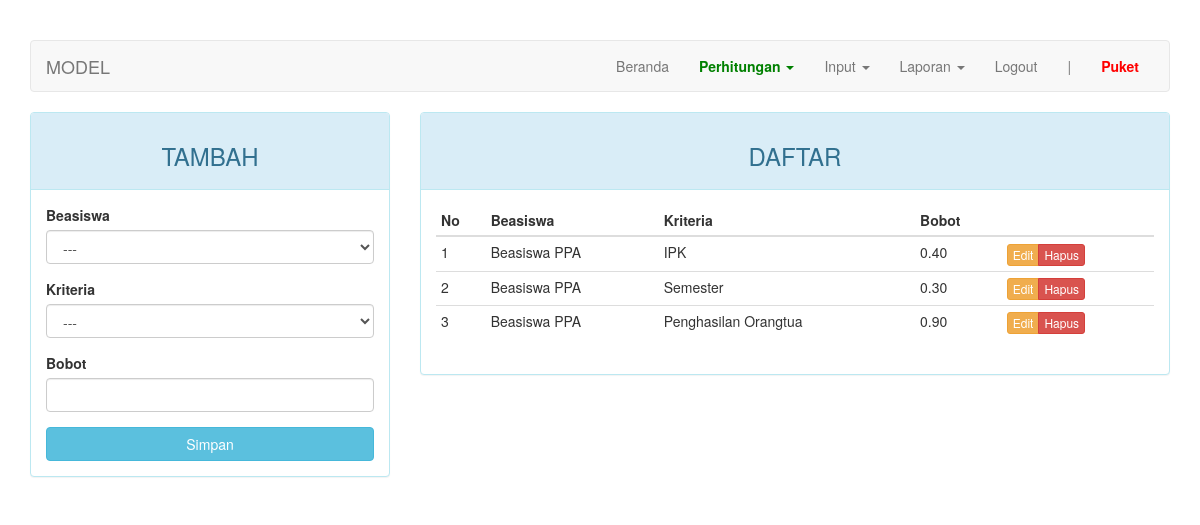
The page /index.php?page=model (signed in) on the database as committed earlier.
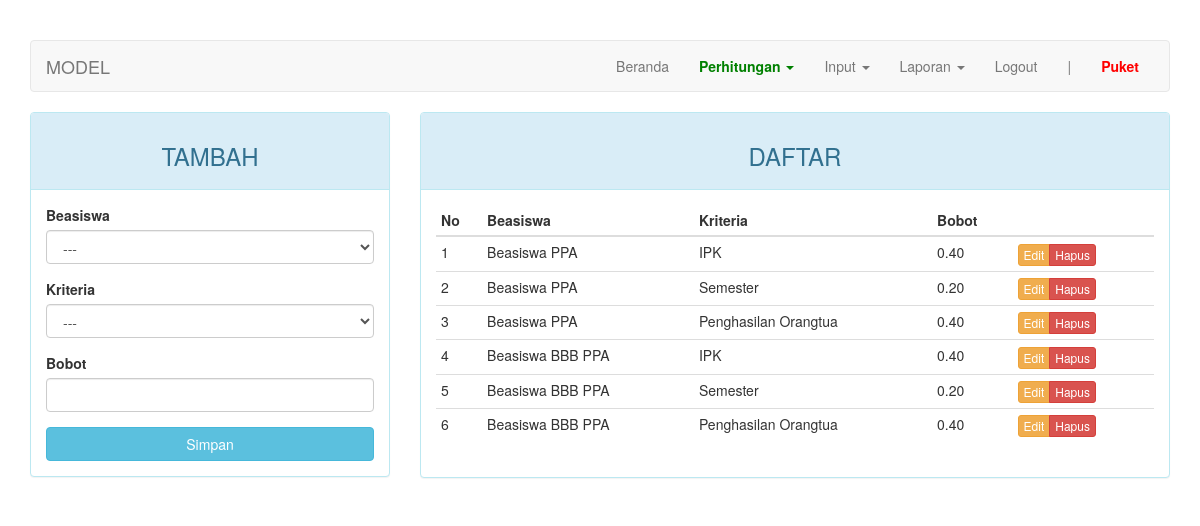
The same page on the database as committed later.
### tables this page shows
CREATE TABLE `model` (
  `kd_model` int(11) NOT NULL,
  `kd_beasiswa` int(11) NOT NULL,
  `kd_kriteria` int(11) NOT NULL,
  `bobot` varchar(5) DEFAULT NULL
);

CREATE TABLE `beasiswa` (
  `kd_beasiswa` int(11) NOT NULL,
  `nama` varchar(50) DEFAULT NULL
);

CREATE TABLE `kriteria` (
  `kd_kriteria` int(11) NOT NULL,
  `kd_beasiswa` int(11) NOT NULL,
  `nama` varchar(50) DEFAULT NULL,
  `sifat` enum('min','max') DEFAULT NULL
);

### page/model.php (the view, shortened to what this page needs)
<?php
$update = (isset($_GET['action']) AND $_GET['action'] == 'update') ? true : false;
?>
<div class="row">
	<div class="col-md-4">
	    <div class="panel panel-<?= ($update) ? "warning" : "info" ?>">
	        <div class="panel-heading"><h3 class="text-center"><?= ($update) ? "EDIT" : "TAMBAH" ?></h3></div>
	        <div class="panel-body">
	            <form action="<?=$_SERVER['REQUEST_URI']?>" method="POST">
									<div class="form-group">
	                  <label for="kd_beasiswa">Beasiswa</label>
										<select class="form-control" name="kd_beasiswa">
											<option>---</option>
										</select>
									</div>
									<div class="form-group">
	                  <label for="kd_kriteria">Kriteria</label>
										<select class="form-control" name="kd_kriteria">
											<option>---</option>
										</select>
									</div>
	                <div class="form-group">
	                    <label for="bobot">Bobot</label>
	                    <input type="text" name="bobot" class="form-control" <?= (!$update) ?: 'value="'.$row["bobot"].'"' ?>>
	                </div>
	                <button type="submit" class="btn btn-<?= ($update) ? "warning" : "info" ?> btn-block">Simpan</button>
	            </form>
	        </div>
	    </div>
	</div>
	<div class="col-md-8">
	    <div class="panel panel-info">
	        <div class="panel-heading"><h3 class="text-center">DAFTAR</h3></div>
	        <div class="panel-body">
	            <table class="table table-condensed">
	                <thead>
	                    <tr>
	                        <th>No</th>
													<th>Beasiswa</th>
	                        <th>Kriteria</th>
	                        <th>Bobot</th>
	                        <th></th>
	                    </tr>
	                </thead>
	                <tbody>
	                    <?php $no = 1; ?>
	                    <?php if ($query = $connection->query("SELECT c.nama AS nama_beasiswa, b.nama AS nama_kriteria, a.bobot, a.kd_model FROM model a JOIN kriteria b ON a.kd_kriteria=b.kd_kriteria JOIN beasiswa c ON a.kd_beasiswa=c.kd_beasiswa")): ?>
	                        <?php while($row = $query->fetch_assoc()): ?>
	                        <tr>
	                            <td><?=$no++?></td>
															<td><?=$row['nama_beasiswa']?></td>
	                            <td><?=$row['nama_kriteria']?></td>
	                            <td><?=$row['bobot']?></td>
	                            <td>
	                                <div class="btn-group">
	                                    <a href="?page=model&action=update&key=<?=$row['kd_model']?>" class="btn btn-warning btn-xs">Edit</a>
	                                    <a href="?page=model&action=delete&key=<?=$row['kd_model']?>" class="btn btn-danger btn-xs">Hapus</a>
	                                </div>
	                            </td>
	                        </tr>
	                        <?php endwhile ?>
	                    <?php endif ?>
	                </tbody>
	            </table>
	        </div>
	    </div>
	</div>
</div>

Rows that differ between the two databases and show on the page:
changed model (number 2 of 6 on the later page): bobot "0.30" → "0.20"
changed model (number 3 of 6 on the later page): bobot "0.90" → "0.40"
added model: kd_beasiswa.nama "Beasiswa BBB PPA", kd_kriteria.nama "IPK", bobot "0.40"
added model: kd_beasiswa.nama "Beasiswa BBB PPA", kd_kriteria.nama "Semester", bobot "0.20"
added model: kd_beasiswa.nama "Beasiswa BBB PPA", kd_kriteria.nama "Penghasilan Orangtua", bobot "0.40"
